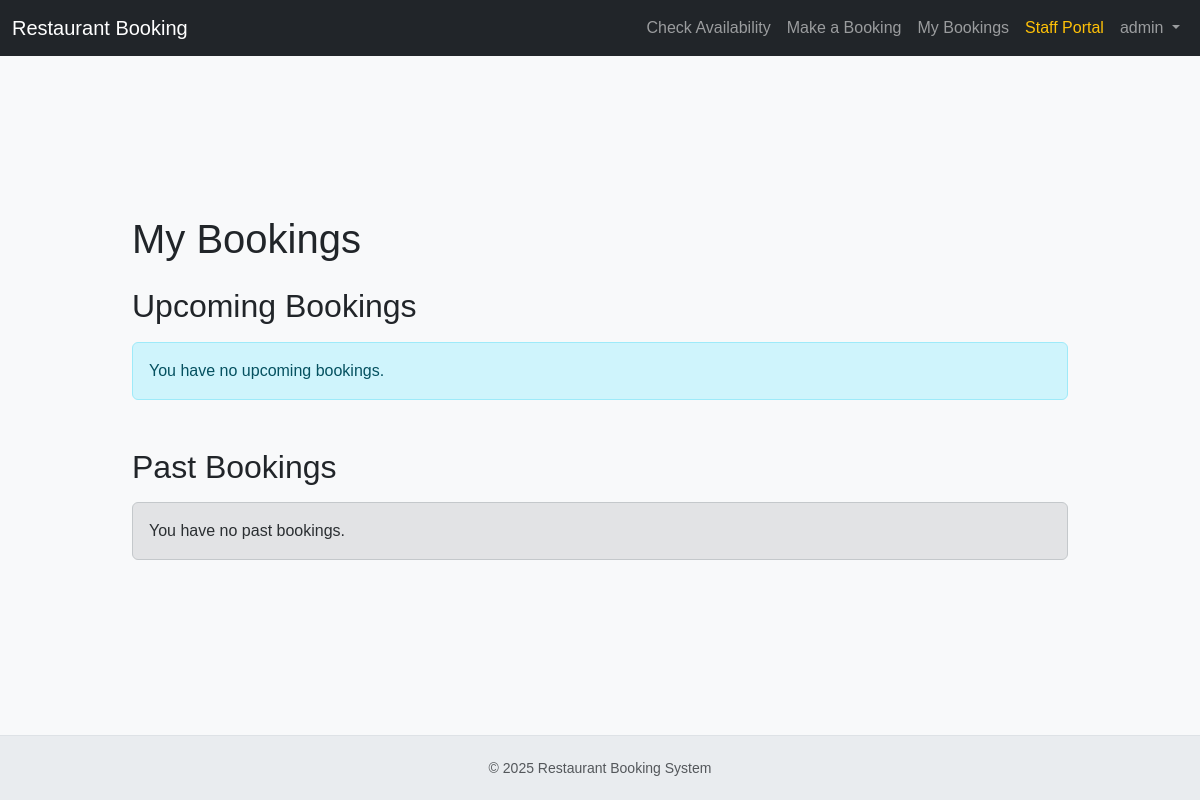
The app's page /my-bookings/ (signed in), older data.
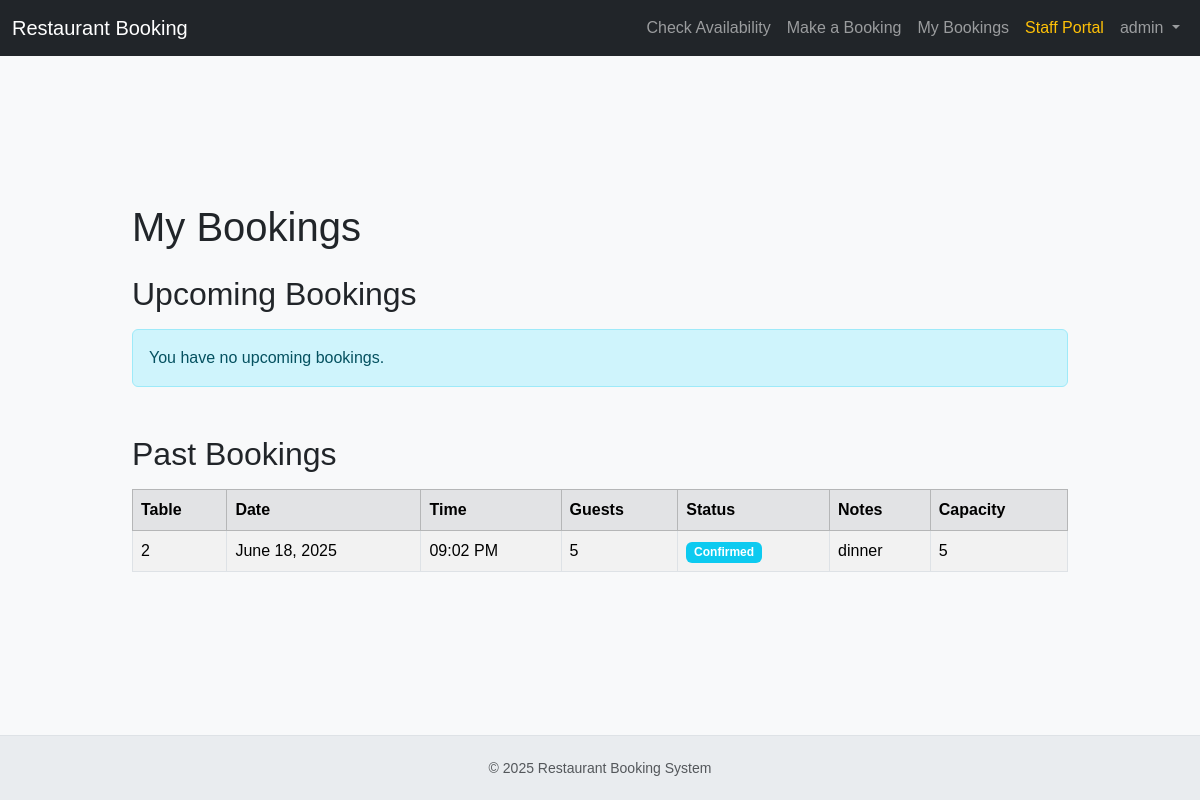
The same page, newer data.
### bookings/models.py (models this page shows, shortened)
class Booking(models.Model):
    BOOKING_STATUS_CHOICES = [
        ('pending', 'Pending'),
        ('confirmed', 'Confirmed'),
        ('cancelled', 'Cancelled'),
        ('completed', 'Completed'),  # For past bookings that were honored
    ]
    user = models.ForeignKey(
        User, on_delete=models.CASCADE, related_name='bookings')
    table = models.ForeignKey(
        Table, on_delete=PROTECT, related_name='bookings')
    booking_date = models.DateField()
    booking_time = models.TimeField()
    number_of_guests = models.IntegerField()
    notes = models.TextField(blank=True, null=True)
    status = models.CharField(
        max_length=20, choices=BOOKING_STATUS_CHOICES, default='confirmed')
    created_at = models.DateTimeField(auto_now_add=True)
    updated_at = models.DateTimeField(auto_now=True)
    class Meta:
        unique_together = ('table', 'booking_date', 'booking_time')
        ordering = ['booking_date', 'booking_time']

class Table(models.Model):
    number = models.IntegerField(unique=True)
    capacity = models.IntegerField(
        help_text="Maximum number of guests this table can accommodate.")

### bookings/views.py (the view)
# urls.py: path('my-bookings/', views.my_bookings, name='my_bookings'),
@login_required
def my_bookings(request):
    upcoming_bookings = Booking.objects.filter(
        user=request.user,
        booking_date__gte=timezone.now().date()
    ).order_by('booking_date', 'booking_time')
    past_bookings = Booking.objects.filter(
        user=request.user,
        booking_date__lt=timezone.now().date()
    ).order_by('-booking_date', '-booking_time')
    context = {
        'upcoming_bookings': upcoming_bookings,
        'past_bookings': past_bookings,
    }
    return render(request, 'bookings/my_bookings.html', context)

### bookings/templates/bookings/my_bookings.html (shortened to what the changed rows need)
{% extends 'bookings/base.html' %}
{% block content %}
<h1 class="mb-4">My Bookings</h1>
<h2 class="mb-3">Upcoming Bookings</h2>
<h2 class="mb-3">Past Bookings</h2>
<div class="d-none d-md-block">
    {% if past_bookings %}
        <div class="table-responsive">
            <table class="table table-striped table-bordered">
                <thead class="table-secondary">
                    <tr>
                        <th>Table</th>
                        <th>Date</th>
                        <th>Time</th>
                        <th>Guests</th>
                        <th>Status</th>
                        <th>Notes</th>
                        <th>Capacity</th>
                    </tr>
                </thead>
                <tbody>
                    {% for booking in past_bookings %}
                        <tr>
                            <td>{{ booking.table.number }}</td>
                            <td>{{ booking.booking_date|date:"F d, Y" }}</td>
                            <td>{{ booking.booking_time|time:"h:i A" }}</td>
                            <td>{{ booking.number_of_guests }}</td>
                            <td>
                                <span class="badge {% if booking.status == 'completed' %}bg-secondary{% elif booking.status == 'cancelled' %}bg-danger{% else %}bg-info{% endif %}">
                                    {{ booking.get_status_display }}
                                </span>
                            </td>
                            <td>{{ booking.notes|default:"-" }}</td>
                            <td>{{ booking.table.capacity }}</td>
                        </tr>
                    {% endfor %}
                </tbody>
            </table>
        </div>
    {% else %}
        <div class="alert alert-secondary">You have no past bookings.</div>
    {% endif %}
</div>
{% endblock %}

Row changes from the older to the newer data that the page shows:
added Booking: table.number "2", booking_date "June 18, 2025", booking_time "09:02 PM", number_of_guests "5", status "Confirmed", notes "dinner", table.capacity "5"
Text that changed along with them:
text no longer shown: "You have no past bookings."
text now shown: "Table Date Time Guests Status Notes Capacity"
